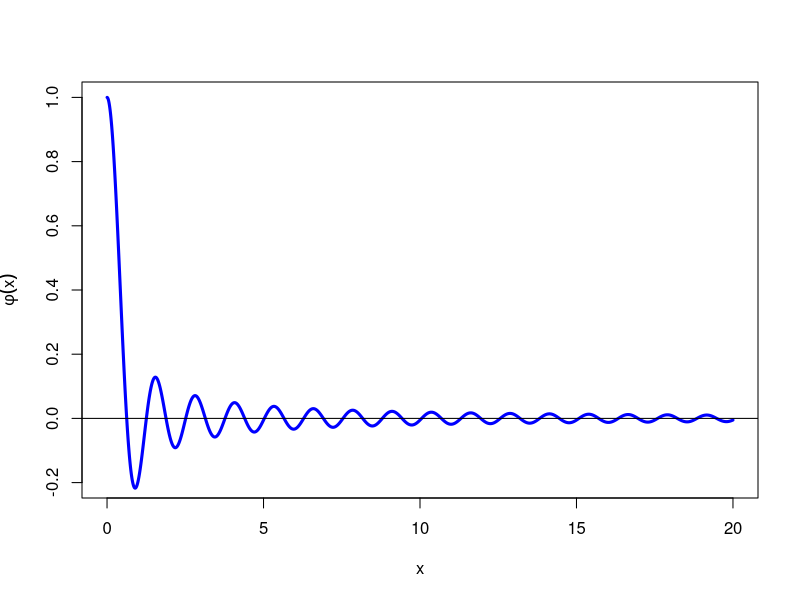

Reproduce this figure in R.
## ---- chunk 1
#| code-fold: true
phi <- function(x) sin(5 * x) / (5 * x)
curve(
  phi, n = 10001, from = 0, to = 20,
  lwd = 3, col = "blue",
  xlab = "x", ylab = expression(phi(x)), ylim = c(-0.2, 1)
)
abline(h = 0)
